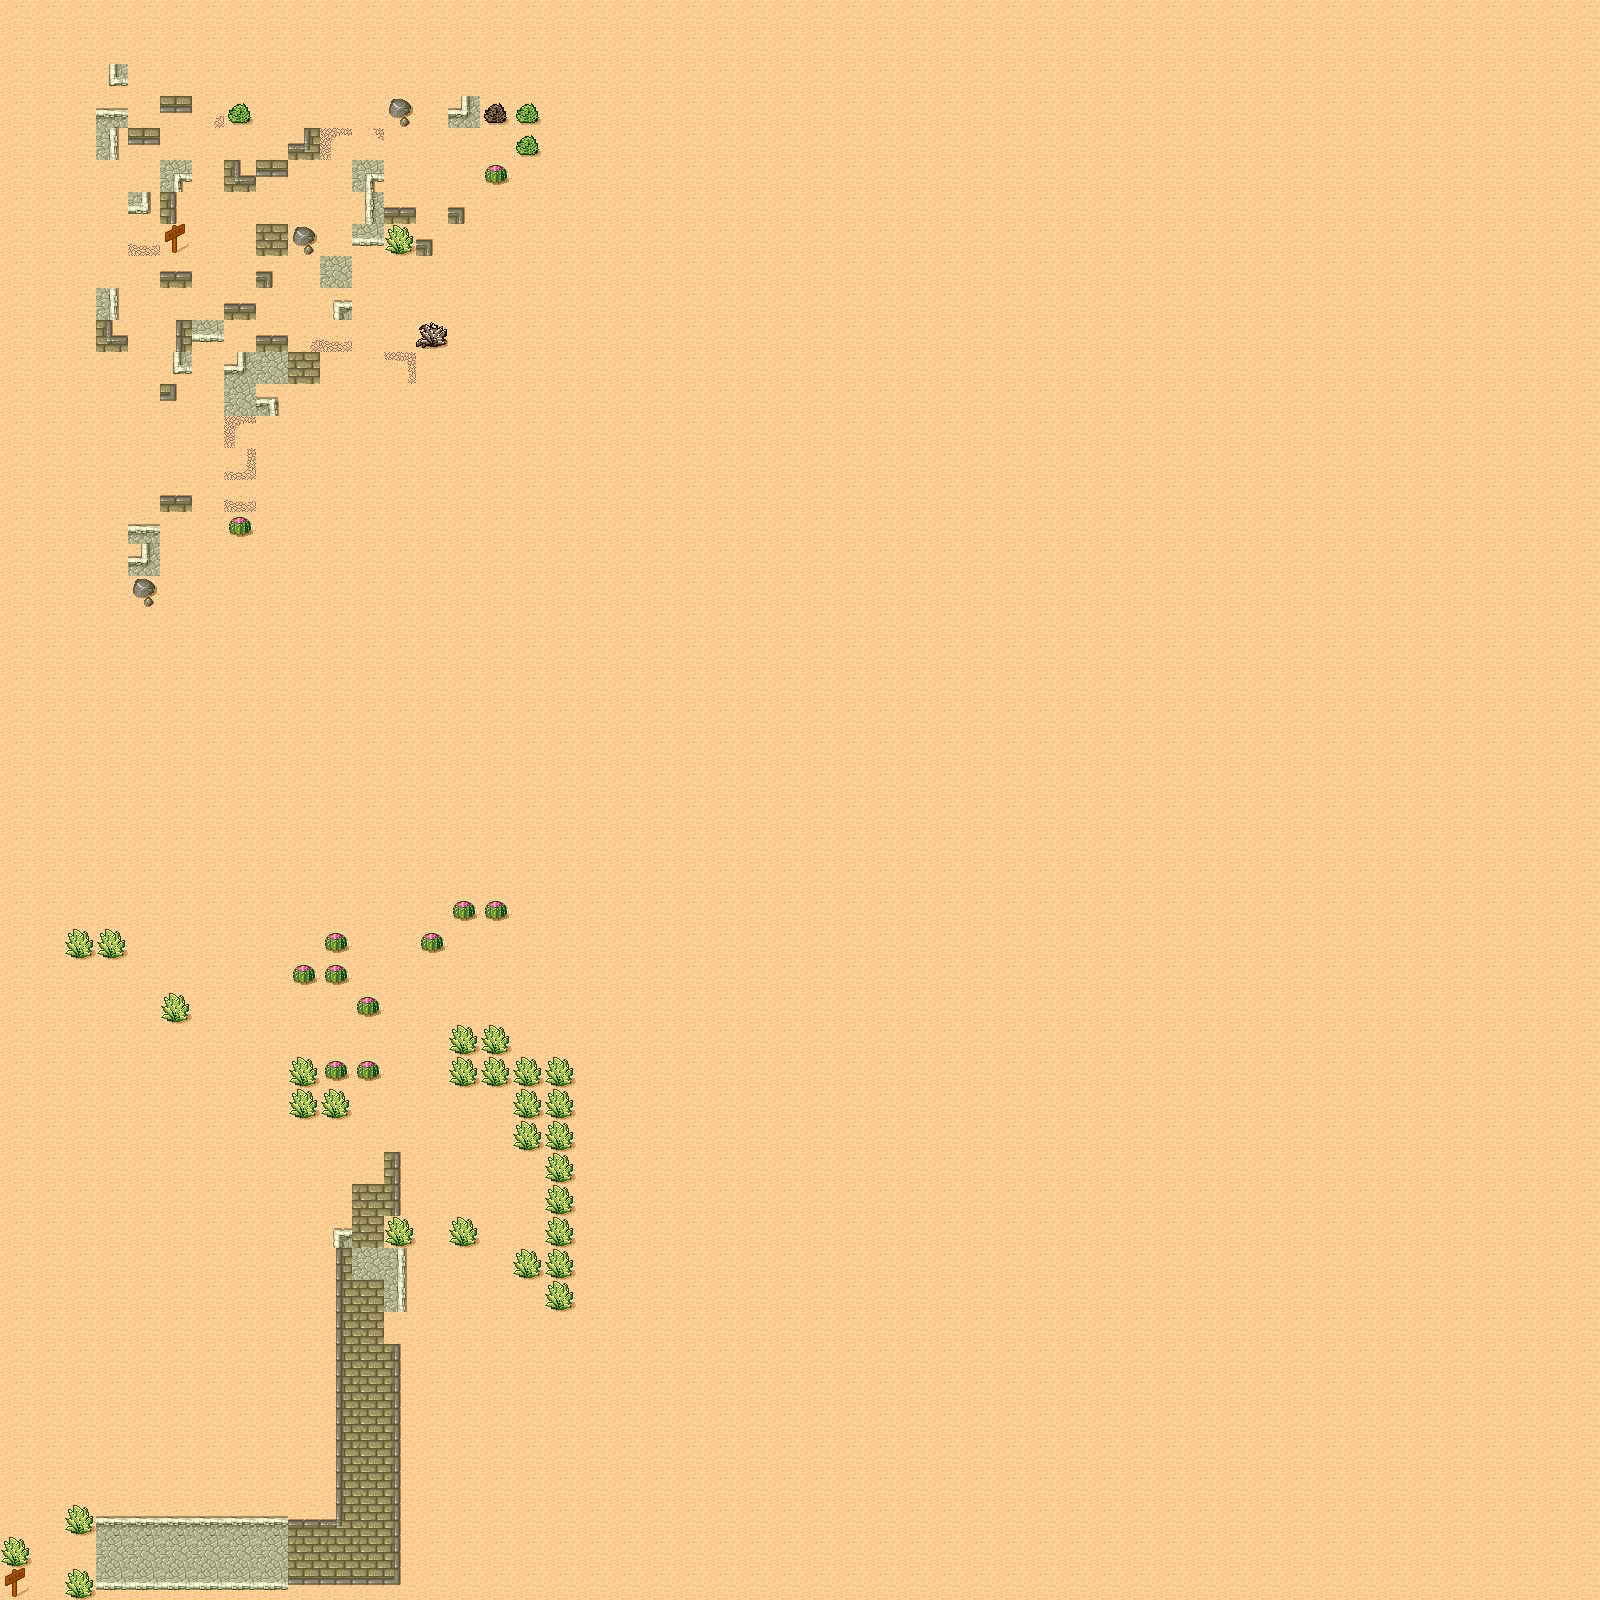

Below is a game level as drawn by its tile map, then a one-line description and the .tmx that defines it (tile-layer data replaced by summaries):
An orthogonal 50x50 tile map with 32x32 px tiles, 1 tile layer (Ground).

<map version="1.0" orientation="orthogonal" width="50" height="50" tilewidth="32" tileheight="32">
 <tileset firstgid="1" name="desert" tilewidth="32" tileheight="32" spacing="1" margin="1">
  <image source="desert.png" width="265" height="199" />
  <tile id="24">
   <properties>
    <property name="obstruct" value="true" />
   </properties>
  </tile>
  <tile id="25">
   <properties>
    <property name="obstruct" value="true" />
   </properties>
  </tile>
  <tile id="26">
   <properties>
    <property name="obstruct" value="true" />
   </properties>
  </tile>
  <tile id="30">
   <properties>
    <property name="action" value="damage" />
    <property name="obstruct" value="true" />
   </properties>
  </tile>
  <tile id="32">
   <properties>
    <property name="obstruct" value="true" />
   </properties>
  </tile>
  <tile id="34">
   <properties>
    <property name="obstruct" value="true" />
   </properties>
  </tile>
  <tile id="40">
   <properties>
    <property name="obstruct" value="true" />
   </properties>
  </tile>
  <tile id="41">
   <properties>
    <property name="obstruct" value="true" />
   </properties>
  </tile>
  <tile id="42">
   <properties>
    <property name="obstruct" value="true" />
   </properties>
  </tile>
  <tile id="45">
   <properties>
    <property name="action" value="read" />
    <property name="obstruct" value="true" />
   </properties>
  </tile>
 </tileset>
 <layer name="Ground" width="50" height="50">
  <data>[2500 cells, 2500 non-empty, 34 distinct tile ids]</data>
 </layer>
</map>
